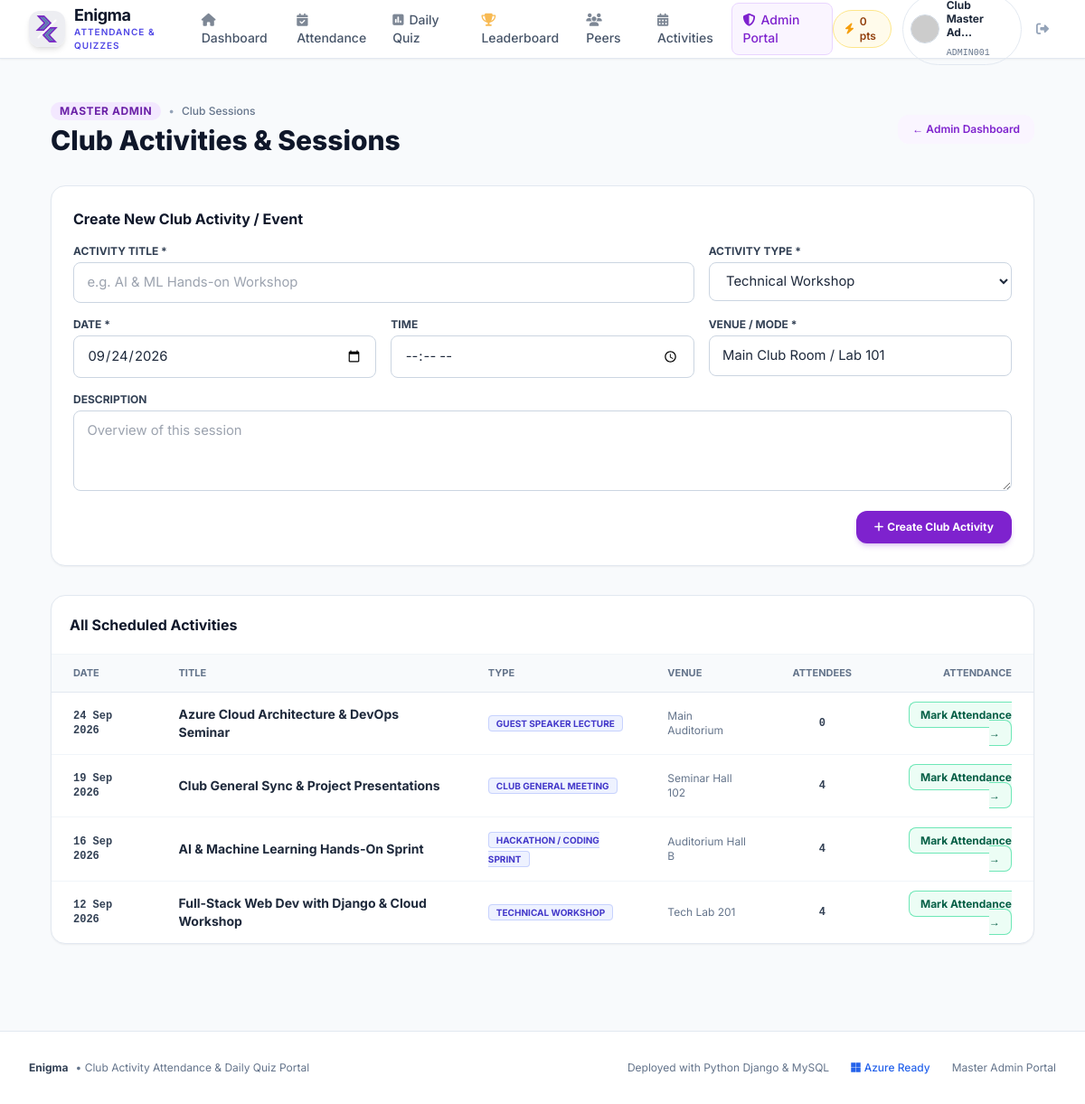
/admin-portal/activities/ (signed in), run on the app's committed database.
### accounts/models.py (models this page shows, shortened)
class StudentUser(AbstractUser):
    BRANCH_CHOICES = [
        ('CSE', 'Computer Science & Engineering'),
        ('IT', 'Information Technology'),
        ('ECE', 'Electronics & Communication Engineering'),
        ('EE', 'Electrical Engineering'),
        ('ME', 'Mechanical Engineering'),
        ('CE', 'Civil Engineering'),
        ('AIML', 'AI & Machine Learning'),
        ('DS', 'Data Science'),
        ('OTHER', 'Other Department'),
    ]
    SEMESTER_CHOICES = [(i, f'Semester {i}') for i in range(1, 9)]
    name = models.CharField(max_length=150, help_text="Full name of student")
    email = models.EmailField(unique=True, db_index=True)
    roll_number = models.CharField(max_length=50, unique=True, db_index=True)
    branch = models.CharField(max_length=50, choices=BRANCH_CHOICES, default='CSE')
    semester = models.PositiveSmallIntegerField(choices=SEMESTER_CHOICES, default=1)
    mobile_number = models.CharField(max_length=20, unique=True)
    profile_pic = models.ImageField(upload_to='profile_pics/', blank=True, null=True)
    bio = models.TextField(blank=True, default="Passionate club member eager to learn and collaborate.")
    quiz_points = models.PositiveIntegerField(default=0)
    followers = models.ManyToManyField(
        'self',
        symmetrical=False,
        related_name='following',
        blank=True
    )
    is_club_admin = models.BooleanField(
        default=False,
        help_text="Designates whether this student has master club admin privileges."
    )
    objects = StudentUserManager()
    USERNAME_FIELD = 'email'
    REQUIRED_FIELDS = ['name', 'roll_number', 'branch', 'semester', 'mobile_number']
    class Meta:
        ordering = ['roll_number']
        verbose_name = 'Student User'
        verbose_name_plural = 'Student Users'
    @property
    def avatar_url(self):
        if self.profile_pic and hasattr(self.profile_pic, 'url'):
            return self.profile_pic.url
        clean_name = self.name.replace(' ', '+') if self.name else 'Student'
        return f"https://ui-avatars.com/api/?name={clean_name}&background=4f46e5&color=fff&size=150"

### attendance/models.py (models this page shows, shortened)
class ClubActivity(models.Model):
    ACTIVITY_TYPE_CHOICES = [
        ('WORKSHOP', 'Technical Workshop'),
        ('MEETING', 'Club General Meeting'),
        ('HACKATHON', 'Hackathon / Coding Sprint'),
        ('PROJECT', 'Project Collaboration Session'),
        ('LECTURE', 'Guest Speaker Lecture'),
        ('COMPETITION', 'Club Competition'),
        ('OTHER', 'General Club Activity'),
    ]
    title = models.CharField(max_length=200)
    activity_type = models.CharField(max_length=20, choices=ACTIVITY_TYPE_CHOICES, default='WORKSHOP')
    date = models.DateField(default=timezone.now, db_index=True)
    time = models.TimeField(blank=True, null=True)
    venue = models.CharField(max_length=200, default='Main Club Room / Lab 101')
    description = models.TextField(blank=True)
    is_active = models.BooleanField(default=True)
    created_at = models.DateTimeField(auto_now_add=True)
    class Meta:
        ordering = ['-date', '-created_at']
        verbose_name = 'Club Activity'
        verbose_name_plural = 'Club Activities'
    @property
    def total_attendees_count(self):
        return self.attendees.filter(status__in=['PRESENT', 'LATE']).count()

### admin_portal/views.py (the view)
# urls.py: path('activities/', views.admin_activities_view, name='admin_activities'),
@admin_required
def admin_activities_view(request):
    activities = ClubActivity.objects.all().order_by('-date')
    form = ClubActivityForm()
    if request.method == 'POST':
        form = ClubActivityForm(request.POST)
        if form.is_valid():
            form.save()
            messages.success(request, "Club activity created successfully!")
            return redirect('admin_activities')
    return render(request, 'admin_portal/activities.html', {
        'activities': activities,
        'form': form,
    })

### templates/admin_portal/activities.html (shortened to what this page needs)
{% extends 'base.html' %}
{% block content %}
<div class="max-w-6xl mx-auto px-4 sm:px-6 lg:px-8 py-8 space-y-8">
    <div class="flex items-center justify-between">
        <div>
            <div class="flex items-center space-x-2">
                <span class="text-xs font-bold uppercase tracking-wider bg-purple-100 text-purple-800 px-2.5 py-0.5 rounded-full">
                    Master Admin
                </span>
                <span class="text-xs text-slate-400">•</span>
                <span class="text-xs font-medium text-slate-500">Club Sessions</span>
            </div>
            <h1 class="text-2xl sm:text-3xl font-extrabold text-slate-900 mt-1">Club Activities & Sessions</h1>
        </div>
        <a href="{% url 'admin_dashboard' %}" class="px-4 py-2 bg-purple-50 hover:bg-purple-100 text-purple-700 font-semibold rounded-xl text-xs transition">
            &larr; Admin Dashboard
        </a>
    </div>
    <div class="bg-white rounded-2xl border border-slate-200 shadow-sm p-6 space-y-4">
        <h2 class="text-base font-bold text-slate-900">Create New Club Activity / Event</h2>
        <form method="POST" class="grid grid-cols-1 sm:grid-cols-2 lg:grid-cols-3 gap-4">
            <div class="lg:col-span-2">
                <label class="block text-xs font-bold uppercase text-slate-700 mb-1">Activity Title *</label>
                {{ form.title }}
            </div>
            <div>
                <label class="block text-xs font-bold uppercase text-slate-700 mb-1">Activity Type *</label>
                {{ form.activity_type }}
            </div>
            <div>
                <label class="block text-xs font-bold uppercase text-slate-700 mb-1">Date *</label>
                {{ form.date }}
            </div>
            <div>
                <label class="block text-xs font-bold uppercase text-slate-700 mb-1">Time</label>
                {{ form.time }}
            </div>
            <div>
                <label class="block text-xs font-bold uppercase text-slate-700 mb-1">Venue / Mode *</label>
                {{ form.venue }}
            </div>
            <div class="lg:col-span-3">
                <label class="block text-xs font-bold uppercase text-slate-700 mb-1">Description</label>
                {{ form.description }}
            </div>
            <div class="lg:col-span-3 flex items-center justify-end">
                <button type="submit" class="px-5 py-2.5 bg-purple-700 hover:bg-purple-800 text-white font-bold rounded-xl text-xs transition shadow-md shadow-purple-700/20">
                    <i class="fa-solid fa-plus mr-1"></i>Create Club Activity
                </button>
            </div>
        </form>
    </div>
    <div class="bg-white rounded-2xl border border-slate-200 shadow-sm overflow-hidden">
        <div class="p-5 border-b border-slate-100">
            <h2 class="text-base font-bold text-slate-900">All Scheduled Activities</h2>
        </div>
        <div class="overflow-x-auto">
            <table class="w-full text-left border-collapse">
                <thead>
                    <tr class="bg-slate-50 text-[11px] uppercase font-bold text-slate-500 border-b border-slate-200">
                        <th class="py-3 px-6">Date</th>
                        <th class="py-3 px-6">Title</th>
                        <th class="py-3 px-6">Type</th>
                        <th class="py-3 px-6">Venue</th>
                        <th class="py-3 px-6 text-center">Attendees</th>
                        <th class="py-3 px-6 text-right">Attendance</th>
                    </tr>
                </thead>
                <tbody class="divide-y divide-slate-100 text-sm">
                    {% for act in activities %}
                    <tr class="hover:bg-slate-50 transition">
                        <td class="py-3.5 px-6 font-mono text-xs font-semibold text-slate-700">
                            {{ act.date|date:"d M Y" }}
                        </td>
                        <td class="py-3.5 px-6 font-bold text-slate-800 text-xs sm:text-sm">
                            {{ act.title }}
                        </td>
                        <td class="py-3.5 px-6">
                            <span class="text-[10px] font-bold uppercase bg-brand-50 text-brand-700 px-2 py-0.5 rounded border border-brand-200">
                                {{ act.get_activity_type_display }}
                            </span>
                        </td>
                        <td class="py-3.5 px-6 text-xs text-slate-500">
                            {{ act.venue }}
                        </td>
                        <td class="py-3.5 px-6 text-center font-bold text-xs font-mono text-slate-700">
                            {{ act.total_attendees_count }}
                        </td>
                        <td class="py-3.5 px-6 text-right">
                            <a href="{% url 'admin_batch_mark' %}?date={{ act.date|date:'Y-m-d' }}&activity={{ act.id }}" class="px-3 py-1.5 bg-emerald-50 hover:bg-emerald-100 text-emerald-800 border border-emerald-300 rounded-lg text-xs font-bold transition">
                                Mark Attendance &rarr;
                            </a>
                        </td>
                    </tr>
                    {% empty %}
                    <tr>
                        <td colspan="6" class="py-8 text-center text-slate-400 text-xs">
                            No activities added yet.
                        </td>
                    </tr>
                    {% endfor %}
                </tbody>
            </table>
        </div>
    </div>
</div>
{% endblock %}

### templates/base.html (shortened to what this page needs)
{% load static %}
<!DOCTYPE html>
<html lang="en">
<head>
    <script src="https://cdn.tailwindcss.com"></script>
    <link rel="stylesheet" href="https://cdnjs.cloudflare.com/ajax/libs/font-awesome/6.5.1/css/all.min.css">
</head>
<body class="min-h-screen flex flex-col text-slate-800 antialiased">
    <nav class="sticky top-0 z-40 bg-white/95 backdrop-blur-md border-b border-slate-200 shadow-sm">
        <div class="max-w-7xl mx-auto px-4 sm:px-6 lg:px-8">
            <div class="flex justify-between h-16">
                <div class="flex items-center space-x-3">
                    <a href="{% url 'home' %}" class="flex items-center space-x-2.5">
                        <img src="{% static 'images/enigma-logo.png' %}" alt="Enigma Logo" class="w-10 h-10 rounded-xl object-contain shadow-md">
                        <div>
                            <span class="text-lg font-bold tracking-tight text-slate-900 block leading-tight">Enigma</span>
                            <span class="text-[10px] font-semibold text-brand-600 uppercase tracking-widest block">Attendance & Quizzes</span>
                        </div>
                    </a>
                    {% if user.is_authenticated %}
                    <div class="hidden md:flex items-center space-x-1 ml-6">
                        <a href="{% url 'student_dashboard' %}" class="px-3 py-2 rounded-lg text-sm font-medium transition {% if request.resolver_match.url_name == 'student_dashboard' %}bg-brand-50 text-brand-700{% else %}text-slate-600 hover:text-slate-900 hover:bg-slate-100{% endif %}">
                            <i class="fa-solid fa-house mr-1.5 opacity-70"></i>Dashboard
                        </a>
                        <a href="{% url 'my_attendance' %}" class="px-3 py-2 rounded-lg text-sm font-medium transition {% if request.resolver_match.url_name == 'my_attendance' %}bg-brand-50 text-brand-700{% else %}text-slate-600 hover:text-slate-900 hover:bg-slate-100{% endif %}">
                            <i class="fa-solid fa-calendar-check mr-1.5 opacity-70"></i>Attendance
                        </a>
                        <a href="{% url 'daily_quiz' %}" class="relative px-3 py-2 rounded-lg text-sm font-medium transition {% if request.resolver_match.url_name == 'daily_quiz' %}bg-brand-50 text-brand-700{% else %}text-slate-600 hover:text-slate-900 hover:bg-slate-100{% endif %}">
                            <i class="fa-solid fa-poll mr-1.5 opacity-70"></i>Daily Quiz
                        </a>
                        <a href="{% url 'leaderboard' %}" class="px-3 py-2 rounded-lg text-sm font-medium transition {% if request.resolver_match.url_name == 'leaderboard' %}bg-brand-50 text-brand-700{% else %}text-slate-600 hover:text-slate-900 hover:bg-slate-100{% endif %}">
                            <i class="fa-solid fa-trophy mr-1.5 opacity-70 text-amber-500"></i>Leaderboard
                        </a>
                        <a href="{% url 'students_directory' %}" class="px-3 py-2 rounded-lg text-sm font-medium transition {% if request.resolver_match.url_name == 'students_directory' %}bg-brand-50 text-brand-700{% else %}text-slate-600 hover:text-slate-900 hover:bg-slate-100{% endif %}">
                            <i class="fa-solid fa-users mr-1.5 opacity-70"></i>Peers
                        </a>
                        <a href="{% url 'activities_list' %}" class="px-3 py-2 rounded-lg text-sm font-medium transition {% if request.resolver_match.url_name == 'activities_list' %}bg-brand-50 text-brand-700{% else %}text-slate-600 hover:text-slate-900 hover:bg-slate-100{% endif %}">
                            <i class="fa-solid fa-calendar-days mr-1.5 opacity-70"></i>Activities
                        </a>
                        {% if is_club_admin_user %}
                        <a href="{% url 'admin_dashboard' %}" class="px-3 py-2 rounded-lg text-sm font-medium bg-purple-50 text-purple-700 hover:bg-purple-100 border border-purple-200">
                            <i class="fa-solid fa-shield-halved mr-1.5"></i>Admin Portal
                        </a>
                        {% endif %}
                    </div>
                    {% endif %}
                </div>
                <div class="flex items-center space-x-3">
                    {% if user.is_authenticated %}
                    <div class="hidden sm:flex items-center bg-amber-50 border border-amber-200 text-amber-800 px-3 py-1 rounded-full text-xs font-semibold shadow-xs">
                        <i class="fa-solid fa-bolt text-amber-500 mr-1.5"></i>
                        <span>{{ user.quiz_points }} pts</span>
                    </div>
                    <div class="relative flex items-center space-x-2">
                        <a href="{% url 'my_profile' %}" class="flex items-center space-x-2 p-1 pl-2 pr-3 rounded-full hover:bg-slate-100 transition border border-slate-200">
                            <img src="{{ user.avatar_url }}" alt="{{ user.name }}" class="w-8 h-8 rounded-full object-cover border border-slate-300">
                            <div class="text-left hidden lg:block">
                                <span class="text-xs font-bold text-slate-800 block leading-tight">{{ user.name|truncatechars:15 }}</span>
                                <span class="text-[10px] text-slate-500 font-mono">{{ user.roll_number }}</span>
                            </div>
                        </a>
                        <a href="{% url 'logout' %}" title="Sign Out" class="p-2 text-slate-400 hover:text-rose-600 hover:bg-rose-50 rounded-lg transition text-sm">
                            <i class="fa-solid fa-right-from-bracket"></i>
                        </a>
                    </div>
                    {% endif %}
                </div>
            </div>
        </div>
    </nav>
    <main class="flex-grow">
        {% block content %}{% endblock %}
    </main>
    <footer class="bg-white border-t border-slate-200 mt-16 py-8">
        <div class="max-w-7xl mx-auto px-4 sm:px-6 lg:px-8 flex flex-col md:flex-row items-center justify-between text-xs text-slate-500 space-y-4 md:space-y-0">
            <div class="flex items-center space-x-2">
                <span class="font-bold text-slate-700">Enigma</span>
                <span>• Club Activity Attendance & Daily Quiz Portal</span>
            </div>
            <div class="flex items-center space-x-6">
                <span>Deployed with Python Django & MySQL</span>
                <span class="inline-flex items-center text-blue-600 font-medium">
                    <i class="fa-brands fa-microsoft mr-1"></i>Azure Ready
                </span>
                <a href="{% url 'admin_login' %}" class="hover:text-purple-600 transition">Master Admin Portal</a>
            </div>
        </div>
    </footer>
</body>
</html>

### data on the page
StudentUser: quiz_points "0", roll_number "ADMIN001"
ClubActivity: date "24 Sep 2026", title "Azure Cloud Architecture & DevOps Seminar", activity_type "GUEST SPEAKER LECTURE", venue "Main Auditorium", total_attendees_count "0"
ClubActivity: date "19 Sep 2026", title "Club General Sync & Project Presentations", activity_type "CLUB GENERAL MEETING", venue "Seminar Hall 102", total_attendees_count "4"
ClubActivity: date "16 Sep 2026", title "AI & Machine Learning Hands-On Sprint", activity_type "HACKATHON / CODING SPRINT", venue "Auditorium Hall B", total_attendees_count "4"
ClubActivity: date "12 Sep 2026", title "Full-Stack Web Dev with Django & Cloud Workshop", activity_type "TECHNICAL WORKSHOP", venue "Tech Lab 201", total_attendees_count "4"
